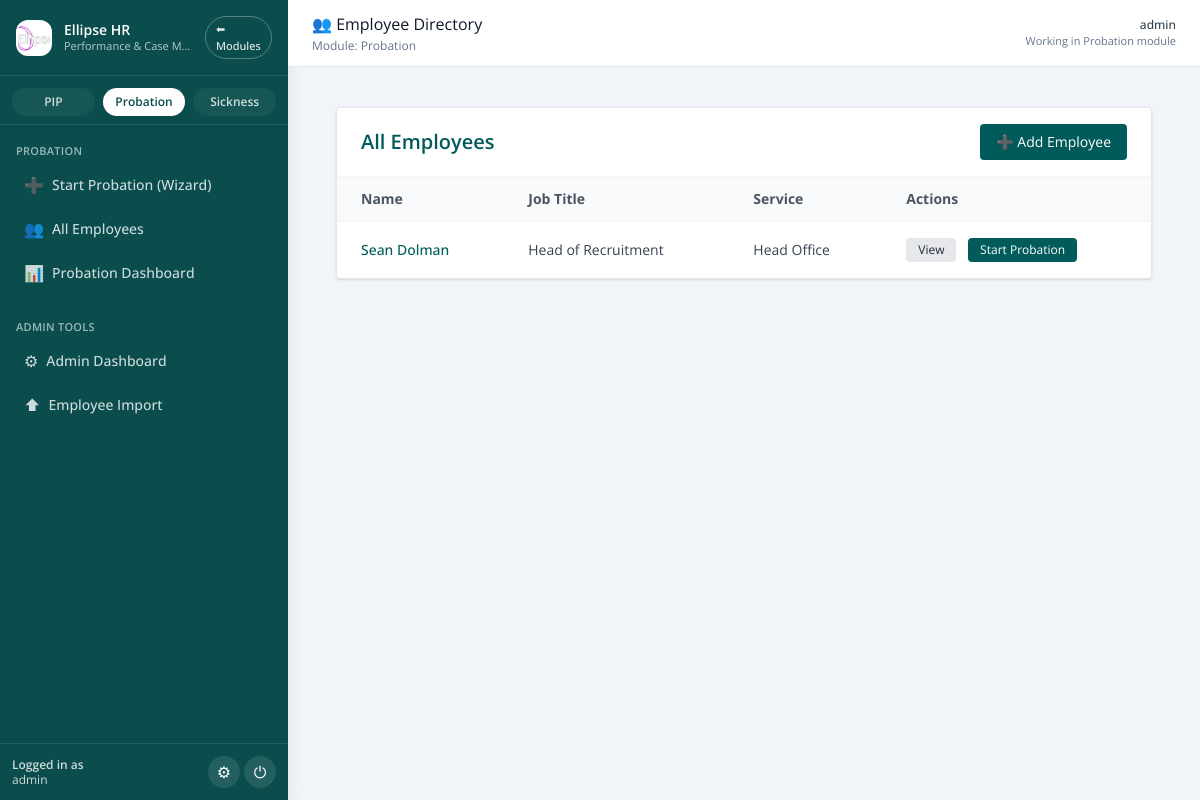
/probation/employees (signed in), run on an earlier commit of the app's database.
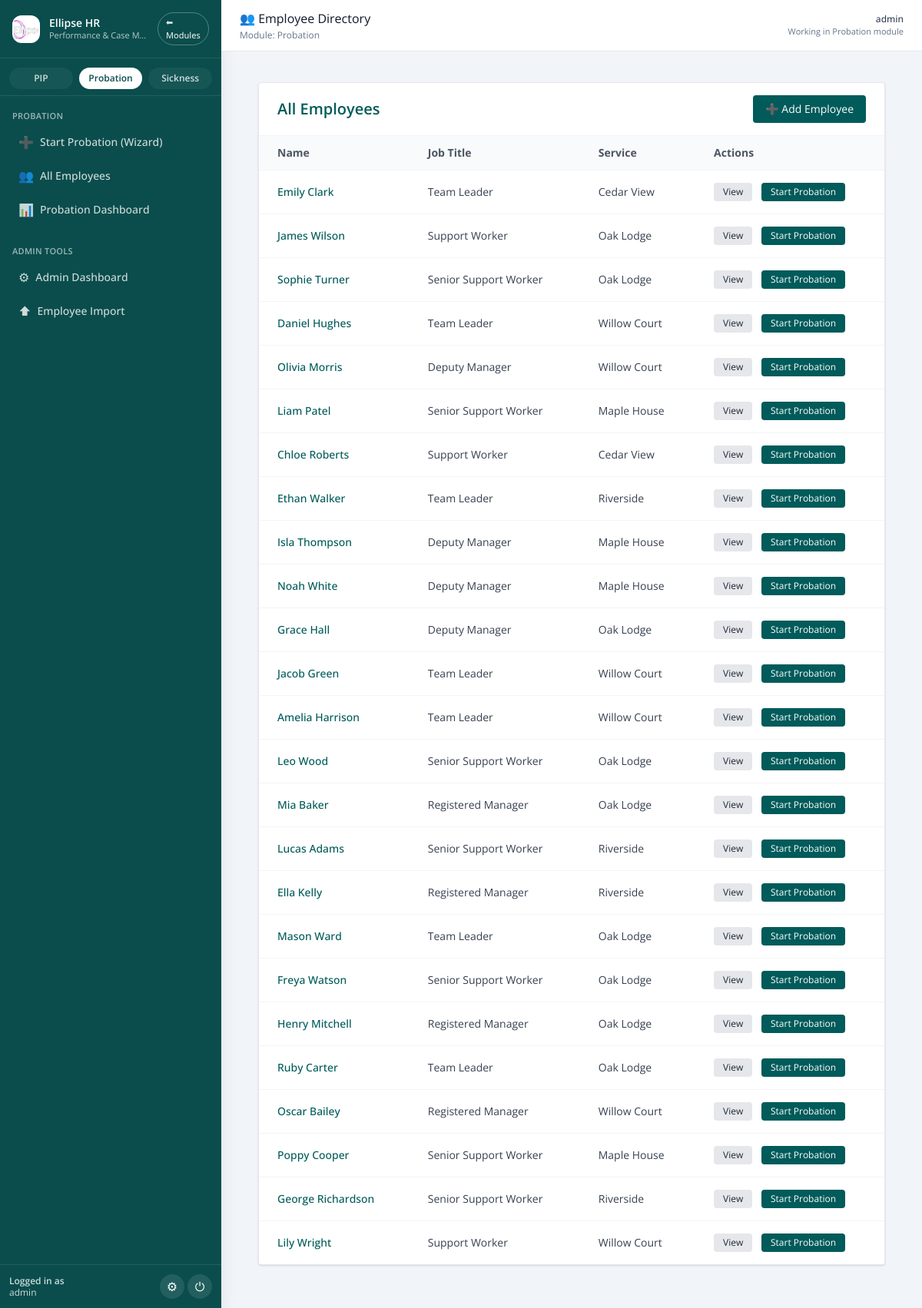
And on a later commit of the database.
### pip_app/models.py (models this page shows)
class Employee(db.Model):
    id = db.Column(db.Integer, primary_key=True)
    first_name = db.Column(db.String(100))
    last_name = db.Column(db.String(100))
    job_title = db.Column(db.String(100))
    line_manager = db.Column(db.String(100))
    service = db.Column(db.String(100))
    start_date = db.Column(db.Date)
    team_id = db.Column(db.Integer)
    email = db.Column(db.String(120), nullable=True)
    pips = db.relationship("PIPRecord", back_populates="employee", lazy=True)

### app.py (the view)
@app.route('/probation/employees')
@login_required
def probation_employee_list():
    session['active_module'] = 'Probation'
    employees = Employee.query.all()
    return render_template('probation_employee_list.html', employees=employees)

### app.py (called while the page is built)
@app.context_processor
def inject_module():
    return dict(active_module=session.get('active_module'))

@app.context_processor
def inject_csrf_token():
    return dict(csrf_token=generate_csrf)

@login_manager.user_loader
def load_user(user_id):
    return db.session.get(User, int(user_id))

@app.before_request
def set_active_module():
    path = request.path.lower()
    if path.startswith('/pip/') or \
       path.startswith('/employee/') or \
       path in ['/dashboard', '/pip_list', '/employee/list', '/employee/add', '/pip/select-employee']:
        session['active_module'] = 'PIP'
    elif path.startswith('/probation/'):
        session['active_module'] = 'Probation'
    elif path == '/':
        session.pop('active_module', None)

@app.context_processor
def inject_csrf_token():
    return dict(csrf_token=generate_csrf)

### pip_app/models.py (called while the page is built)
    def is_superuser(self):
        return self.admin_level == 2

### templates/probation_employee_list.html (shortened to what this page needs)
{% extends "base.html" %}
{% block page_title %}👥 Employee Directory{% endblock %}
{% block content %}
<div class="max-w-6xl mx-auto p-6">
  <div class="bg-white rounded shadow border border-gray-200 overflow-hidden">
    <div class="px-6 py-4 border-b border-gray-100 flex justify-between items-center">
      <h1 class="text-xl font-semibold text-ellipse-teal">All Employees</h1>
      <a href="{{ url_for('add_employee') }}"
         class="text-sm bg-ellipse-teal hover:bg-ellipse-hover text-white px-4 py-2 rounded">
        ➕ Add Employee
      </a>
    </div>
    <div class="overflow-x-auto">
      <table class="min-w-full divide-y divide-gray-100 text-sm text-left">
        <thead class="bg-gray-50 text-gray-600 font-medium">
          <tr>
            <th class="px-6 py-3">Name</th>
            <th class="px-6 py-3">Job Title</th>
            <th class="px-6 py-3">Service</th>
            <th class="px-6 py-3">Actions</th>
          </tr>
        </thead>
        <tbody class="bg-white divide-y divide-gray-100">
          {% for emp in employees %}
          <tr class="hover:bg-gray-50 transition">
            <td class="px-6 py-4 font-medium text-ellipse-gray whitespace-nowrap">
              <a href="{{ url_for('employee_detail', employee_id=emp.id) }}"
                 class="text-ellipse-teal hover:underline">
                {{ emp.first_name }} {{ emp.last_name }}
              </a>
            </td>
            <td class="px-6 py-4 text-gray-700">{{ emp.job_title }}</td>
            <td class="px-6 py-4 text-gray-700">{{ emp.service }}</td>
            <td class="px-6 py-4 whitespace-nowrap">
              <a href="{{ url_for('employee_detail', employee_id=emp.id) }}"
                 class="inline-block text-xs bg-gray-200 hover:bg-gray-300 text-gray-800 px-3 py-1 rounded mr-2">
                View
              </a>
              <a href="{{ url_for('create_probation', employee_id=emp.id) }}"
                 class="inline-block text-xs bg-ellipse-teal hover:bg-ellipse-hover text-white px-3 py-1 rounded">
                Start Probation
              </a>
            </td>
          </tr>
          {% else %}
          <tr>
            <td colspan="4" class="text-center text-gray-400 py-6">No employees found.</td>
          </tr>
          {% endfor %}
        </tbody>
      </table>
    </div>
  </div>
</div>
{% endblock %}

What changed in the data, as far as the page shows it:
removed Employee: first_name "Sean", last_name "Dolman", job_title "Head of Recruitment", service "Head Office"
added Employee: first_name "Emily", last_name "Clark", job_title "Team Leader", service "Cedar View"
added Employee: first_name "James", last_name "Wilson", job_title "Support Worker", service "Oak Lodge"
added Employee: first_name "Sophie", last_name "Turner", job_title "Senior Support Worker", service "Oak Lodge"
added Employee: first_name "Daniel", last_name "Hughes", job_title "Team Leader", service "Willow Court"
added Employee: first_name "Olivia", last_name "Morris", job_title "Deputy Manager", service "Willow Court"
added Employee: first_name "Liam", last_name "Patel", job_title "Senior Support Worker", service "Maple House"
added Employee: first_name "Chloe", last_name "Roberts", job_title "Support Worker", service "Cedar View"
added Employee: first_name "Ethan", last_name "Walker", job_title "Team Leader", service "Riverside"
added Employee: first_name "Isla", last_name "Thompson", job_title "Deputy Manager", service "Maple House"
added Employee: first_name "Noah", last_name "White", job_title "Deputy Manager", service "Maple House"
added Employee: first_name "Grace", last_name "Hall", job_title "Deputy Manager", service "Oak Lodge"
added Employee: first_name "Jacob", last_name "Green", job_title "Team Leader", service "Willow Court"
added Employee: first_name "Amelia", last_name "Harrison", job_title "Team Leader", service "Willow Court"
added Employee: first_name "Leo", last_name "Wood", job_title "Senior Support Worker", service "Oak Lodge"
added Employee: first_name "Mia", last_name "Baker", job_title "Registered Manager", service "Oak Lodge"
added Employee: first_name "Lucas", last_name "Adams", job_title "Senior Support Worker", service "Riverside"
added Employee: first_name "Ella", last_name "Kelly", job_title "Registered Manager", service "Riverside"
added Employee: first_name "Mason", last_name "Ward", job_title "Team Leader", service "Oak Lodge"
added Employee: first_name "Freya", last_name "Watson", job_title "Senior Support Worker", service "Oak Lodge"
added Employee: first_name "Henry", last_name "Mitchell", job_title "Registered Manager", service "Oak Lodge"
added Employee: first_name "Ruby", last_name "Carter", job_title "Team Leader", service "Oak Lodge"
added Employee: first_name "Oscar", last_name "Bailey", job_title "Registered Manager", service "Willow Court"
added Employee: first_name "Poppy", last_name "Cooper", job_title "Senior Support Worker", service "Maple House"
added Employee: first_name "George", last_name "Richardson", job_title "Senior Support Worker", service "Riverside"
added Employee: first_name "Lily", last_name "Wright", job_title "Support Worker", service "Willow Court"
